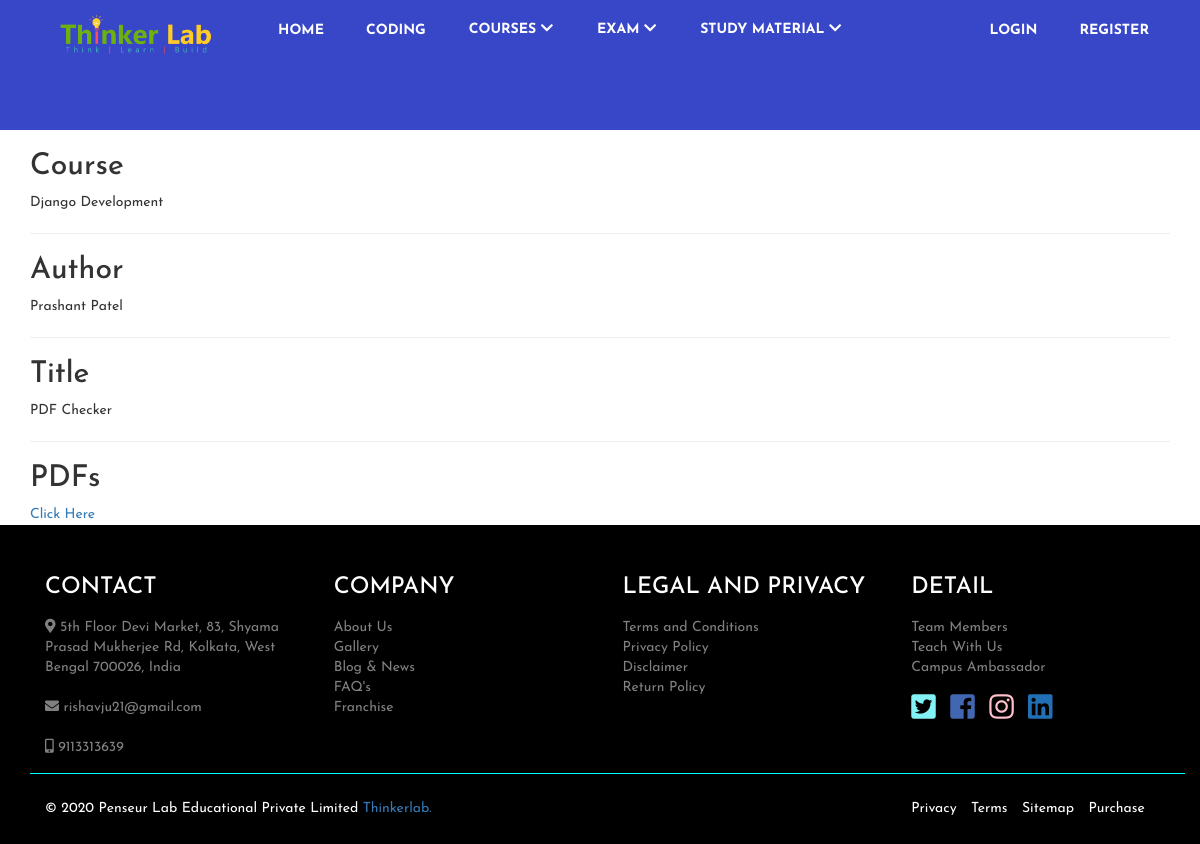
Page /lesson/3/ on the committed database.
### courses/models.py (models this page shows, shortened)
class Lessons(models.Model):
    lesson_title = models.CharField(max_length=100)
    course_name = models.ForeignKey(Course, on_delete=models.CASCADE)
    video = EmbedVideoField(null=True, blank=True)
    pdf = models.FileField(null=True, blank=True, upload_to=pdf_directory_path)
    class Meta:
        verbose_name = 'Lesson'
        verbose_name_plural = 'Lessons'

class Course(models.Model):
    thumbnail = models.ImageField(upload_to='Thumbnail')
    course_name = models.CharField(max_length=100)
    course_category = models.ManyToManyField(CourseCategory)
    description = models.TextField()
    course_type = models.ForeignKey('Membership', on_delete=models.SET_NULL, null=True)
    certification = models.TextField()
    learning_outcome = models.TextField()
    instructor_name = models.CharField(max_length=30)
    price = models.FloatField(default=0.0)
    def __str__(self):
        return self.course_name

### courses/views.py (the view)
# urls.py: path('lesson/<int:id>/', lesson_details, name='lesson-details'),
def lesson_details(request, id):
    lesson = Lessons.objects.get(id=id)
    context = {
        'lesson': lesson,
    }
    return render(request, 'lesson_details.html', context)

### templates/lesson_details.html (shortened to what this page needs)
{% extends 'base.html' %}
{% load static %}
{% load embed_video_tags %}
{% block content %}
<div class="container">
    <h2>Course</h2>
    {{ lesson.course_name }} <br>
    <hr>
    <h2>Author</h2>
    {{ lesson.course_name.instructor_name }} <br>
    <hr>
    <h2>Title</h2>
    {{ lesson.lesson_title }} <br>
    <hr>
    {% if lesson.pdf %}
    <h2>PDFs</h2>
    <object data="{{ lesson.pdf.url }}" type="application/pdf" width="300" height="200">
        <a href="{{ lesson.pdf.url }}">Click Here</a>
    </object>
    {% endif %}
</div>
{% endblock %}

### static/css/style.css (style rules this page uses)
* { font-family: 'Josefin Sans'; }
html { scroll-behavior: smooth; }

### rows in the picture
Lessons: course_name "Django Development", course_name.instructor_name "Prashant Patel", lesson_title "PDF Checker"
